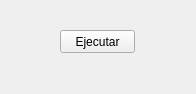
<?xml version="1.0" encoding="UTF-8"?>
<ui version="4.0">
 <class>Pilas</class>
 <widget class="QWidget" name="Pilas">
  <property name="geometry">
   <rect>
    <x>0</x>
    <y>0</y>
    <width>196</width>
    <height>94</height>
   </rect>
  </property>
  <property name="windowTitle">
   <string>Form</string>
  </property>
  <widget class="QPushButton" name="pushButton">
   <property name="geometry">
    <rect>
     <x>60</x>
     <y>30</y>
     <width>75</width>
     <height>23</height>
    </rect>
   </property>
   <property name="text">
    <string>Ejecutar</string>
   </property>
  </widget>
 </widget>
 <resources/>
 <connections/>
</ui>
